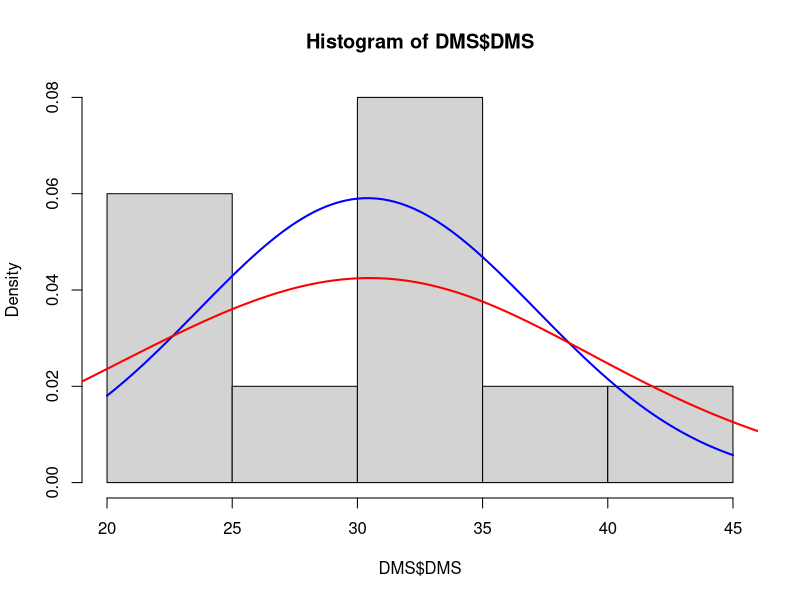
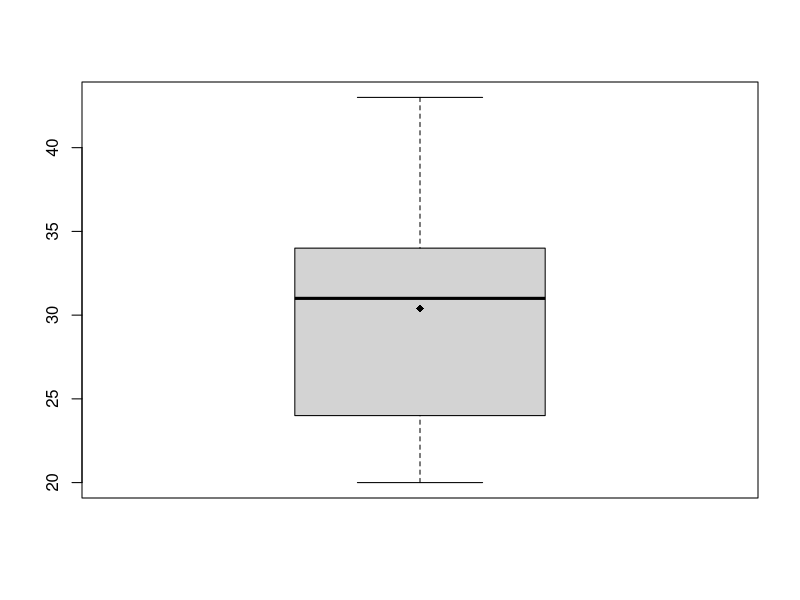

Reproduce these figures in R, in order.
# for DMS

#a)  Make a boxplot and histogram to verify that the distribution is roughly symmetric with no outliers.
DMS=read.table(file="DMS.txt",header=T)


# histogram
# View(DMS)
# attach(DMS$DMS)
# library(lattice) # histogram ??????lattice
quartz()
hist(DMS$DMS,freq = FALSE)          # frequency should be false to get density curve.....
means <- mean(DMS$DMS)
std <- sd(DMS$DMS)
curve(dnorm(x, mean=means, sd=std), col="blue", lwd=2, add=TRUE)   # normal distribution line
lines(density(DMS$DMS, adjust=2),col = "red", lwd=2)
mean(DMS$DMS) 
sd(DMS$DMS)



# boxplot
quartz()
boxplot(DMS$DMS)
points(means, pch = 18)

# Parameters for t.test
# You always indicate confidence level, alpha = 1 ??? C
# possibilities for alternative are "two.sided" (confidence interval),
# "less" (upper confidence bound for one-sided test), "greater" (lower confidence bound for one-sided test)
t.test(DMS$DMS, conf.level=0.95, alternative = "two.sided")

#  b) Make a Normal quantile plot to confirm that there are no systematic departures from Normality.
quartz()


